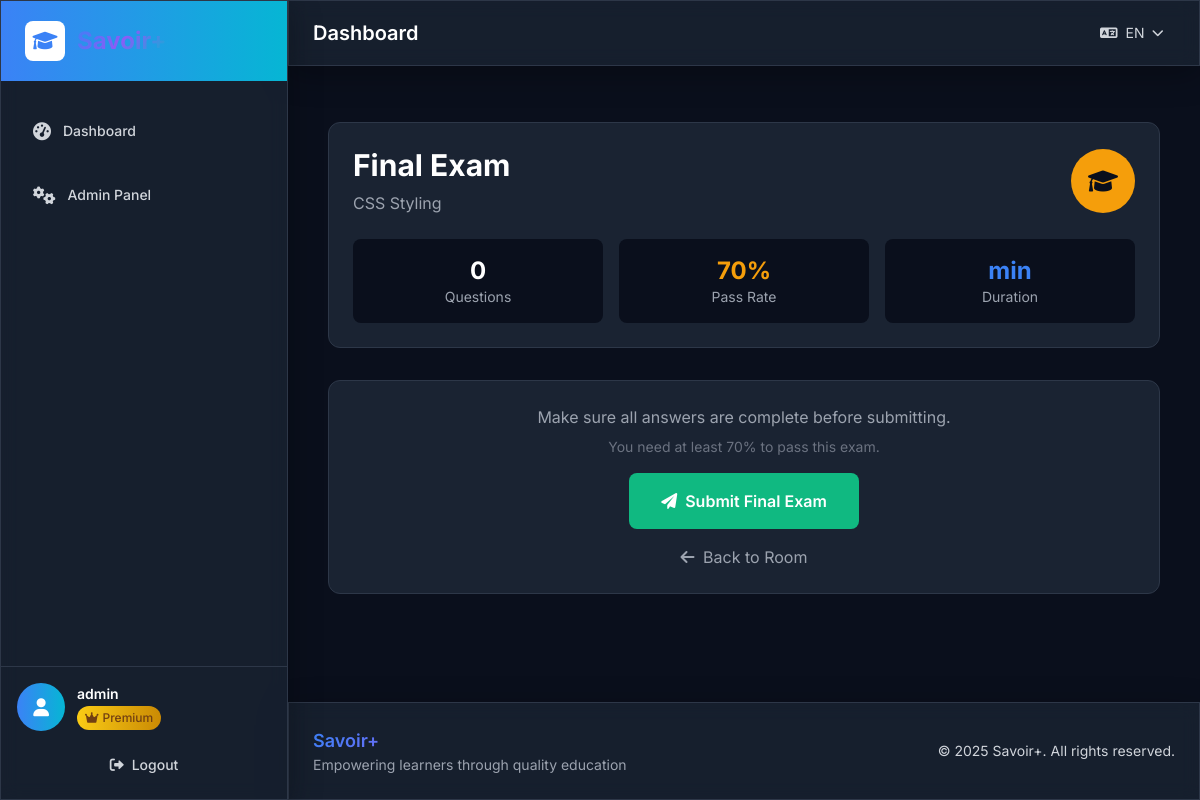
The page /room/2/final-exam/ (signed in) on the database as committed earlier.
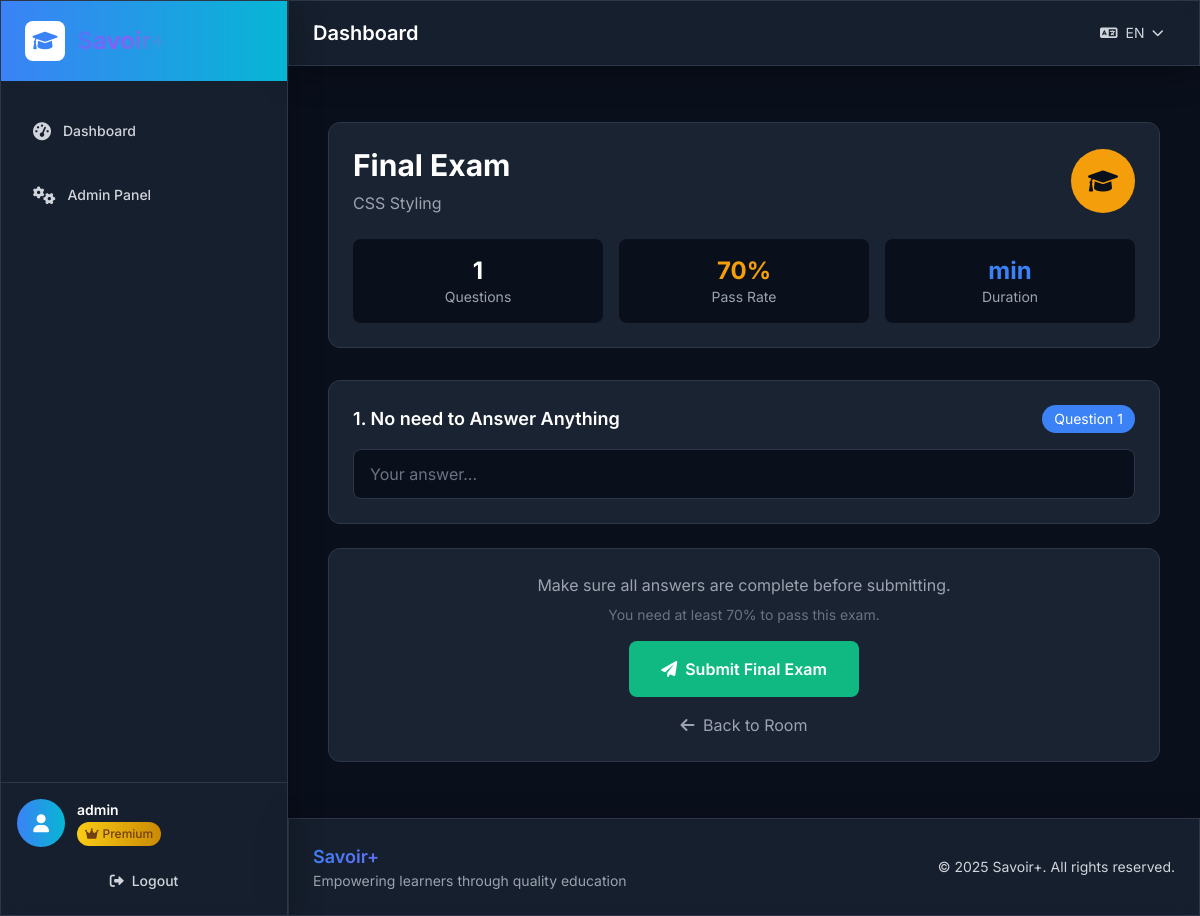
The same page on the database as committed later.
### lms/models.py (models this page shows, shortened)
class Question(models.Model):
    QUESTION_TYPE_CHOICES = [
        ('section', _('Section Quiz')),
        ('final', _('Final Exam')),
    ]
    section = models.ForeignKey(Section, on_delete=models.CASCADE, related_name='questions', blank=True, null=True, verbose_name=_('Section'))
    room = models.ForeignKey(Room, on_delete=models.CASCADE, related_name='final_questions', blank=True, null=True, verbose_name=_('Room (for final exam)'))
    question_type = models.CharField(max_length=10, choices=QUESTION_TYPE_CHOICES, verbose_name=_('Question Type'))
    prompt = models.TextField(verbose_name=_('Question Prompt'))
    prompt_fr = models.TextField(blank=True, verbose_name=_('Question Prompt (French)'))
    correct_answer = models.CharField(max_length=500, verbose_name=_('Correct Answer'))
    placeholder_hint = models.CharField(max_length=100, blank=True, help_text=_('Show placeholder like "_____ _____" to indicate answer format'), verbose_name=_('Placeholder Hint'))
    order = models.PositiveIntegerField(default=0, verbose_name=_('Order'))
    is_active = models.BooleanField(default=True, verbose_name=_('Is Active'))
    created_at = models.DateTimeField(auto_now_add=True)
    class Meta:
        verbose_name = _('Question')
        verbose_name_plural = _('Questions')
        ordering = ['section', 'room', 'order']

### lms/views.py (the view)
# urls.py: path('room/<int:room_id>/final-exam/', views.final_exam, name='final_exam'),
@login_required
def final_exam(request, room_id):
    room = get_object_or_404(Room, id=room_id, is_active=True)
    if request.method == 'GET':
        if not request.user.can_access_quizzes:
            messages.error(request, _('Final exam access requires a premium subscription.'))
            return redirect('room_detail', room_id=room_id)
        sections = room.sections.filter(is_active=True)
        completed_sections = SectionCompletion.objects.filter(
            user=request.user, section__in=sections, is_completed=True
        ).count()
        if completed_sections != sections.count():
            messages.error(request, _('You must complete all sections before taking the final exam.'))
            return redirect('room_detail', room_id=room_id)
        final_questions = room.final_questions.filter(is_active=True).order_by('order')
        user_answers = UserAnswer.objects.filter(
            user=request.user, question__in=final_questions
        )
        answer_dict = {ua.question_id: ua for ua in user_answers}
        context = {
            'room': room,
            'final_questions': final_questions,
            'user_answers': answer_dict,
        }
        return render(request, 'lms/final_exam.html', context)
    elif request.method == 'POST':
        return submit_final_exam_answers(request, room_id)

### lms/models.py (called while the page is built)
    def save(self, *args, **kwargs):
        if not self.trial_start_date:
            from django.utils import timezone
            self.trial_start_date = timezone.now()
        if not self.trial_end_date and self.trial_start_date:
            self.trial_end_date = self.trial_start_date + timedelta(days=15)
        super().save(*args, **kwargs)

    @property
    def can_access_quizzes(self):
        return self.is_paid_user

### templates/lms/final_exam.html (shortened to what the changed rows need)
{% extends 'base.html' %}
{% load i18n %}
{% block content %}
<div class="container mx-auto px-4 py-8">
    <div class="max-w-4xl mx-auto">
        <div class="bg-dark-card border border-dark-border rounded-xl p-6 mb-8">
            <div class="flex items-center justify-between">
                <div>
                    <h1 class="text-3xl font-bold text-white mb-2">{% trans "Final Exam" %}</h1>
                </div>
            </div>
            <div class="mt-6 grid grid-cols-1 md:grid-cols-3 gap-4">
                <div class="bg-dark-bg rounded-lg p-4 text-center">
                    <p class="text-2xl font-bold text-white">{{ final_questions.count }}</p>
                    <p class="text-sm text-gray-400">{% trans "Questions" %}</p>
                </div>
            </div>
        </div>
        <form method="post" action="{% url 'submit_final_exam_answers' room.id %}" class="space-y-6">
            {% for question in final_questions %}
            <div class="bg-dark-card border border-dark-border rounded-xl p-6">
                <div class="flex items-start justify-between mb-4">
                    <h3 class="text-lg font-semibold text-white flex-1">
                        {{ forloop.counter }}. {{ question.prompt }}
                    </h3>
                    <div class="ml-4 px-3 py-1 bg-primary rounded-full text-sm text-white">
                        {% trans "Question" %} {{ forloop.counter }}
                    </div>
                </div>
                <div class="relative">
                    <input
                        type="text"
                        name="question_{{ question.id }}"
                        value="{% if user_answers.question.id %}{{ user_answers.question.id.answer }}{% endif %}"
                        placeholder="{{ question.placeholder_hint|default:'Your answer...' }}"
                        class="w-full px-4 py-3 bg-dark-bg border border-dark-border rounded-lg text-white placeholder-gray-500 focus:outline-none focus:ring-2 focus:ring-primary focus:border-transparent transition-all"
                        required
                    >
                </div>
            </div>
            {% endfor %}
        </form>
    </div>
</div>
{% endblock %}

Rows that differ between the two databases and show on the page:
added Question: prompt "No need to Answer Anything"
Other text that changed with them:
{{ final_questions.count }}: "0" → "1"
